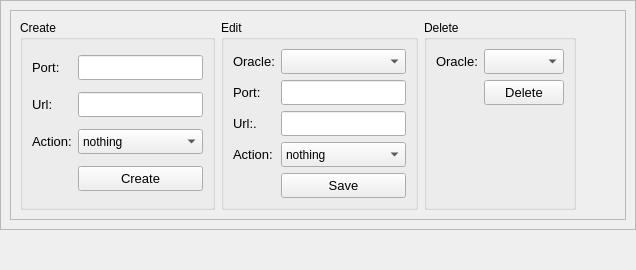
          <widget class="QWidget" name="W_ConfigOraclePage">
           <property name="styleSheet">
            <string notr="true"/>
           </property>
           <attribute name="title">
            <string>Oracle</string>
           </attribute>
           <layout class="QVBoxLayout" name="verticalLayout_8">
            <property name="leftMargin">
             <number>0</number>
            </property>
            <property name="topMargin">
             <number>0</number>
            </property>
            <property name="rightMargin">
             <number>0</number>
            </property>
            <property name="bottomMargin">
             <number>0</number>
            </property>
            <item>
             <widget class="QFrame" name="frame_15">
              <property name="frameShape">
               <enum>QFrame::StyledPanel</enum>
              </property>
              <property name="frameShadow">
               <enum>QFrame::Raised</enum>
              </property>
              <layout class="QVBoxLayout" name="verticalLayout_10">
               <item>
                <widget class="QFrame" name="frame_18">
                 <property name="frameShape">
                  <enum>QFrame::StyledPanel</enum>
                 </property>
                 <property name="frameShadow">
                  <enum>QFrame::Raised</enum>
                 </property>
                 <layout class="QHBoxLayout" name="horizontalLayout_12">
                  <item>
                   <widget class="QGroupBox" name="gbxOracleCreate">
                    <property name="title">
                     <string>Create</string>
                    </property>
                    <layout class="QGridLayout" name="gridLayout_12">
                     <item row="1" column="0">
                      <widget class="QLabel" name="lblOracleCreateUrl">
                       <property name="minimumSize">
                        <size>
                         <width>0</width>
                         <height>0</height>
                        </size>
                       </property>
                       <property name="font">
                        <font>
                         <pointsize>10</pointsize>
                        </font>
                       </property>
                       <property name="text">
                        <string>Url:</string>
                       </property>
                      </widget>
                     </item>
                     <item row="2" column="0">
                      <widget class="QLabel" name="lblOracleCreateAction">
                       <property name="minimumSize">
                        <size>
                         <width>0</width>
                         <height>0</height>
                        </size>
                       </property>
                       <property name="font">
                        <font>
                         <pointsize>10</pointsize>
                        </font>
                       </property>
                       <property name="text">
                        <string>Action:</string>
                       </property>
                      </widget>
                     </item>
                     <item row="1" column="1">
                      <widget class="QLineEdit" name="txtOracleCreateUrl">
                       <property name="minimumSize">
                        <size>
                         <width>0</width>
                         <height>25</height>
                        </size>
                       </property>
                       <property name="maximumSize">
                        <size>
                         <width>16777215</width>
                         <height>25</height>
                        </size>
                       </property>
                       <property name="font">
                        <font>
                         <pointsize>10</pointsize>
                        </font>
                       </property>
                      </widget>
                     </item>
                     <item row="0" column="0">
                      <widget class="QLabel" name="lblOracleCreatePort">
                       <property name="minimumSize">
                        <size>
                         <width>0</width>
                         <height>0</height>
                        </size>
                       </property>
                       <property name="font">
                        <font>
                         <pointsize>10</pointsize>
                        </font>
                       </property>
                       <property name="text">
                        <string>Port:</string>
                       </property>
                      </widget>
                     </item>
                     <item row="0" column="1">
                      <widget class="QLineEdit" name="txtOracleCreatePort">
                       <property name="minimumSize">
                        <size>
                         <width>0</width>
                         <height>25</height>
                        </size>
                       </property>
                       <property name="maximumSize">
                        <size>
                         <width>16777215</width>
                         <height>25</height>
                        </size>
                       </property>
                       <property name="font">
                        <font>
                         <pointsize>10</pointsize>
                        </font>
                       </property>
                      </widget>
                     </item>
                     <item row="3" column="1">
                      <widget class="QPushButton" name="btnOracleCreate">
                       <property name="minimumSize">
                        <size>
                         <width>0</width>
                         <height>25</height>
                        </size>
                       </property>
                       <property name="maximumSize">
                        <size>
                         <width>16777215</width>
                         <height>25</height>
                        </size>
                       </property>
                       <property name="font">
                        <font>
                         <pointsize>10</pointsize>
                        </font>
                       </property>
                       <property name="text">
                        <string>Create</string>
                       </property>
                      </widget>
                     </item>
                     <item row="2" column="1">
                      <widget class="QComboBox" name="cbxOracleCreateAction">
                       <property name="minimumSize">
                        <size>
                         <width>0</width>
                         <height>25</height>
                        </size>
                       </property>
                       <property name="maximumSize">
                        <size>
                         <width>16777215</width>
                         <height>25</height>
                        </size>
                       </property>
                       <property name="font">
                        <font>
                         <pointsize>9</pointsize>
                        </font>
                       </property>
                       <item>
                        <property name="text">
                         <string>nothing</string>
                        </property>
                       </item>
                       <item>
                        <property name="text">
                         <string>log</string>
                        </property>
                       </item>
                       <item>
                        <property name="text">
                         <string>filter</string>
                        </property>
                       </item>
                      </widget>
                     </item>
                    </layout>
                   </widget>
                  </item>
                  <item>
                   <widget class="QGroupBox" name="gbxOracleEdit">
                    <property name="title">
                     <string>Edit</string>
                    </property>
                    <layout class="QGridLayout" name="gridLayout_11">
                     <item row="0" column="1">
                      <widget class="QComboBox" name="cbxOracleEditOracle">
                       <property name="minimumSize">
                        <size>
                         <width>0</width>
                         <height>25</height>
                        </size>
                       </property>
                       <property name="maximumSize">
                        <size>
                         <width>16777215</width>
                         <height>25</height>
                        </size>
                       </property>
                       <property name="font">
                        <font>
                         <pointsize>9</pointsize>
                        </font>
                       </property>
                      </widget>
                     </item>
                     <item row="2" column="0">
                      <widget class="QLabel" name="lblOracleEditUrl">
                       <property name="minimumSize">
                        <size>
                         <width>0</width>
                         <height>0</height>
                        </size>
                       </property>
                       <property name="font">
                        <font>
                         <pointsize>10</pointsize>
                        </font>
                       </property>
                       <property name="text">
                        <string>Url:.</string>
                       </property>
                      </widget>
                     </item>
                     <item row="1" column="0">
                      <widget class="QLabel" name="lblOracleEditPort">
                       <property name="minimumSize">
                        <size>
                         <width>0</width>
                         <height>0</height>
                        </size>
                       </property>
                       <property name="font">
                        <font>
                         <pointsize>10</pointsize>
                        </font>
                       </property>
                       <property name="text">
                        <string>Port:</string>
                       </property>
                      </widget>
                     </item>
                     <item row="0" column="0">
                      <widget class="QLabel" name="lblOracleEditOracle">
                       <property name="minimumSize">
                        <size>
                         <width>0</width>
                         <height>0</height>
                        </size>
                       </property>
                       <property name="font">
                        <font>
                         <pointsize>10</pointsize>
                        </font>
                       </property>
                       <property name="text">
                        <string>Oracle:</string>
                       </property>
                      </widget>
                     </item>
                     <item row="3" column="0">
                      <widget class="QLabel" name="lblOracleEditAction">
                       <property name="minimumSize">
                        <size>
                         <width>0</width>
                         <height>0</height>
                        </size>
                       </property>
                       <property name="font">
                        <font>
                         <pointsize>10</pointsize>
                        </font>
                       </property>
                       <property name="text">
                        <string>Action:</string>
                       </property>
                      </widget>
                     </item>
                     <item row="1" column="1">
                      <widget class="QLineEdit" name="txtOracleEditPort">
                       <property name="minimumSize">
                        <size>
                         <width>0</width>
                         <height>25</height>
                        </size>
                       </property>
                       <property name="maximumSize">
                        <size>
                         <width>16777215</width>
                         <height>25</height>
                        </size>
                       </property>
                       <property name="font">
                        <font>
                         <pointsize>10</pointsize>
                        </font>
                       </property>
                      </widget>
                     </item>
                     <item row="2" column="1">
                      <widget class="QLineEdit" name="txtOracleEditUrl">
                       <property name="minimumSize">
                        <size>
                         <width>0</width>
                         <height>25</height>
                        </size>
                       </property>
                       <property name="maximumSize">
                        <size>
                         <width>16777215</width>
                         <height>25</height>
                        </size>
                       </property>
                       <property name="font">
                        <font>
                         <pointsize>10</pointsize>
                        </font>
                       </property>
                      </widget>
                     </item>
                     <item row="4" column="1">
                      <widget class="QPushButton" name="btnOracleEdit">
                       <property name="minimumSize">
                        <size>
                         <width>0</width>
                         <height>25</height>
                        </size>
                       </property>
                       <property name="maximumSize">
                        <size>
                         <width>16777215</width>
                         <height>25</height>
                        </size>
                       </property>
                       <property name="font">
                        <font>
                         <pointsize>10</pointsize>
                        </font>
                       </property>
                       <property name="text">
                        <string>Save</string>
                       </property>
                      </widget>
                     </item>
                     <item row="3" column="1">
                      <widget class="QComboBox" name="cbxOracleEditAction">
                       <property name="minimumSize">
                        <size>
                         <width>0</width>
                         <height>25</height>
                        </size>
                       </property>
                       <property name="maximumSize">
                        <size>
                         <width>16777215</width>
                         <height>25</height>
                        </size>
                       </property>
                       <property name="font">
                        <font>
                         <pointsize>9</pointsize>
                        </font>
                       </property>
                       <item>
                        <property name="text">
                         <string>nothing</string>
                        </property>
                       </item>
                       <item>
                        <property name="text">
                         <string>log</string>
                        </property>
                       </item>
                       <item>
                        <property name="text">
                         <string>filter</string>
                        </property>
                       </item>
                      </widget>
                     </item>
                    </layout>
                   </widget>
                  </item>
                  <item>
                   <widget class="QGroupBox" name="gbxOracleDelete">
                    <property name="title">
                     <string>Delete</string>
                    </property>
                    <layout class="QGridLayout" name="gridLayout_13">
                     <item row="0" column="1">
                      <widget class="QComboBox" name="cbxOracleDelete">
                       <property name="minimumSize">
                        <size>
                         <width>0</width>
                         <height>25</height>
                        </size>
                       </property>
                       <property name="maximumSize">
                        <size>
                         <width>16777215</width>
                         <height>25</height>
                        </size>
                       </property>
                       <property name="font">
                        <font>
                         <pointsize>9</pointsize>
                        </font>
                       </property>
                      </widget>
                     </item>
                     <item row="1" column="1">
                      <widget class="QPushButton" name="btnOracleDelete">
                       <property name="minimumSize">
                        <size>
                         <width>0</width>
                         <height>25</height>
                        </size>
                       </property>
                       <property name="maximumSize">
                        <size>
                         <width>16777215</width>
                         <height>25</height>
                        </size>
                       </property>
                       <property name="font">
                        <font>
                         <pointsize>10</pointsize>
                        </font>
                       </property>
                       <property name="text">
                        <string>Delete</string>
                       </property>
                      </widget>
                     </item>
                     <item row="0" column="0">
                      <widget class="QLabel" name="lblOracleDelete">
                       <property name="minimumSize">
                        <size>
                         <width>0</width>
                         <height>0</height>
                        </size>
                       </property>
                       <property name="font">
                        <font>
                         <pointsize>10</pointsize>
                        </font>
                       </property>
                       <property name="text">
                        <string>Oracle:</string>
                       </property>
                      </widget>
                     </item>
                     <item row="2" column="1">
                      <spacer name="verticalSpacer_5">
                       <property name="orientation">
                        <enum>Qt::Vertical</enum>
                       </property>
                       <property name="sizeHint" stdset="0">
                        <size>
                         <width>20</width>
                         <height>40</height>
                        </size>
                       </property>
                      </spacer>
                     </item>
                    </layout>
                   </widget>
                  </item>
                  <item>
                   <spacer name="horizontalSpacer_2">
                    <property name="orientation">
                     <enum>Qt::Horizontal</enum>
                    </property>
                    <property name="sizeHint" stdset="0">
                     <size>
                      <width>40</width>
                      <height>20</height>
                     </size>
                    </property>
                   </spacer>
                  </item>
                 </layout>
                </widget>
               </item>
              </layout>
             </widget>
            </item>
            <item>
             <spacer name="verticalSpacer_2">
              <property name="orientation">
               <enum>Qt::Vertical</enum>
              </property>
              <property name="sizeHint" stdset="0">
               <size>
                <width>20</width>
                <height>40</height>
               </size>
              </property>
             </spacer>
            </item>
           </layout>
          </widget>
